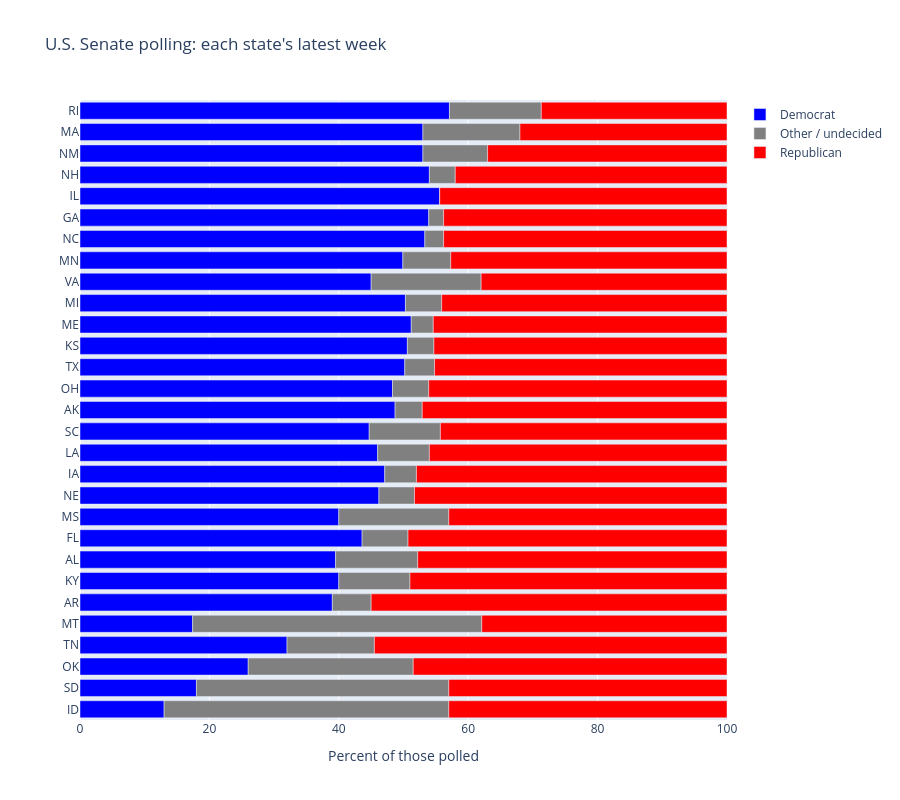

The cell this chart's notebook holds for it:
### Code cell
# bar graph method in plotly library
fig = px.bar(
    senate_sorted,
    x=["Democrat", "Other / undecided", "Republican"],   # a list of columns: each one becomes a segment, stacked left to right
    y="state",                                           # one bar for each state
    orientation="h",                                     # "h" for horizontal bars
    color_discrete_map=colors,                           # which color goes with which segment
    labels={"value": "Percent", "state": "State"},       # px calls the length of each segment "value" in the hover box
    hover_data={"polls": True, "latest": True},          # also show the number of polls and the latest poll date
    height=800,                                          # tall enough for 29 bars
    title="U.S. Senate polling: each state's latest week",
)

fig.update_layout(
    legend_title_text="",                  # remove the legend's default title
    xaxis_title="Percent of those polled",
    xaxis_range=[0, 100],                  # always show the full 0 to 100 percent
    yaxis_title="",
    yaxis={"dtick": 1},                    # label every bar (otherwise Plotly may label every other one)
)

fig.show()

### Figure 1 — Plotly figure (JSON) as saved in the notebook; plotly's stock layout.template omitted (floating-point values rounded to 4 significant figures)
{"data": [{"customdata": [[1, "2026-07-30"], [1, "2026-05-30"], [1, "2026-08-06"], [1, "2026-08-26"], [3, "2026-10-23"], [1, "2026-10-28"], [1, "2026-08-27"], [1, "2026-10-24"], [7, "2026-10-30"], [1, "2026-10-22"], [4, "2026-10-29"], [4, "2026-11-01"], [2, "2026-10-31"], [5, "2026-10-29"], [2, "2026-10-30"], [6, "2026-11-01"], [11, "2026-11-01"], [5, "2026-11-01"], [5, "2026-11-01"], [5, "2026-11-01"], [1, "2025-01-15"], [4, "2026-11-01"], [3, "2026-10-29"], [3, "2026-10-23"], [1, "2026-10-30"], [1, "2026-10-31"], [1, "2026-10-09"], [1, "2026-10-31"], [2, "2026-10-11"]], "hovertemplate": "variable=Democrat<br>Percent=%{x}<br>State=%{y}<br>polls=%{customdata[0]}<br>latest=%{customdata[1]}<extra></extra>", "legendgroup": "Democrat", "marker": {"color": "blue", "pattern": {"shape": ""}}, "name": "Democrat", "orientation": "h", "showlegend": true, "textposition": "auto", "type": "bar", "x": [13.0, 18.0, 26.0, 32.0, 17.4, 39.0, 40.0, 39.5, 43.6, 40.0, 46.2, 47.1, 46.0, 44.7, 48.7, 48.3, 50.2, 50.6, 51.2, 50.3, 45.0, 49.9, 53.3, 53.9, 55.6, 54.0, 53.0, 53.0, 57.1], "xaxis": "x", "y": ["ID", "SD", "OK", "TN", "MT", "AR", "KY", "AL", "FL", "MS", "NE", "IA", "LA", "SC", "AK", "OH", "TX", "KS", "ME", "MI", "VA", "MN", "NC", "GA", "IL", "NH", "NM", "MA", "RI"], "yaxis": "y"}, {"customdata": [[1, "2026-07-30"], [1, "2026-05-30"], [1, "2026-08-06"], [1, "2026-08-26"], [3, "2026-10-23"], [1, "2026-10-28"], [1, "2026-08-27"], [1, "2026-10-24"], [7, "2026-10-30"], [1, "2026-10-22"], [4, "2026-10-29"], [4, "2026-11-01"], [2, "2026-10-31"], [5, "2026-10-29"], [2, "2026-10-30"], [6, "2026-11-01"], [11, "2026-11-01"], [5, "2026-11-01"], [5, "2026-11-01"], [5, "2026-11-01"], [1, "2025-01-15"], [4, "2026-11-01"], [3, "2026-10-29"], [3, "2026-10-23"], [1, "2026-10-30"], [1, "2026-10-31"], [1, "2026-10-09"], [1, "2026-10-31"], [2, "2026-10-11"]], "hovertemplate": "variable=Other / undecided<br>Percent=%{x}<br>State=%{y}<br>polls=%{customdata[0]}<br>latest=%{customdata[1]}<extra></extra>", "legendgroup": "Other / undecided", "marker": {"color": "grey", "pattern": {"shape": ""}}, "name": "Other / undecided", "orientation": "h", "showlegend": true, "textposition": "auto", "type": "bar", "x": [44.0, 39.0, 25.5, 13.5, 44.7, 6.0, 11.0, 12.7, 7.1, 17.0, 5.5, 4.9, 8.0, 11.0, 4.2, 5.6, 4.6, 4.1, 3.4, 5.6, 17.0, 7.4, 2.9, 2.3, 0.0, 4.0, 10.0, 15.0, 14.2], "xaxis": "x", "y": ["ID", "SD", "OK", "TN", "MT", "AR", "KY", "AL", "FL", "MS", "NE", "IA", "LA", "SC", "AK", "OH", "TX", "KS", "ME", "MI", "VA", "MN", "NC", "GA", "IL", "NH", "NM", "MA", "RI"], "yaxis": "y"}, {"customdata": [[1, "2026-07-30"], [1, "2026-05-30"], [1, "2026-08-06"], [1, "2026-08-26"], [3, "2026-10-23"], [1, "2026-10-28"], [1, "2026-08-27"], [1, "2026-10-24"], [7, "2026-10-30"], [1, "2026-10-22"], [4, "2026-10-29"], [4, "2026-11-01"], [2, "2026-10-31"], [5, "2026-10-29"], [2, "2026-10-30"], [6, "2026-11-01"], [11, "2026-11-01"], [5, "2026-11-01"], [5, "2026-11-01"], [5, "2026-11-01"], [1, "2025-01-15"], [4, "2026-11-01"], [3, "2026-10-29"], [3, "2026-10-23"], [1, "2026-10-30"], [1, "2026-10-31"], [1, "2026-10-09"], [1, "2026-10-31"], [2, "2026-10-11"]], "hovertemplate": "variable=Republican<br>Percent=%{x}<br>State=%{y}<br>polls=%{customdata[0]}<br>latest=%{customdata[1]}<extra></extra>", "legendgroup": "Republican", "marker": {"color": "red", "pattern": {"shape": ""}}, "name": "Republican", "orientation": "h", "showlegend": true, "textposition": "auto", "type": "bar", "x": [43.0, 43.0, 48.5, 54.5, 37.9, 55.0, 49.0, 47.8, 49.3, 43.0, 48.3, 48.0, 46.0, 44.3, 47.1, 46.1, 45.2, 45.3, 45.4, 44.1, 38.0, 42.7, 43.8, 43.8, 44.4, 42.0, 37.0, 32.0, 28.7], "xaxis": "x", "y": ["ID", "SD", "OK", "TN", "MT", "AR", "KY", "AL", "FL", "MS", "NE", "IA", "LA", "SC", "AK", "OH", "TX", "KS", "ME", "MI", "VA", "MN", "NC", "GA", "IL", "NH", "NM", "MA", "RI"], "yaxis": "y"}], "layout": {"barmode": "relative", "height": 800, "legend": {"title": {"text": ""}, "tracegroupgap": 0}, "title": {"text": "U.S. Senate polling: each state's latest week"}, "xaxis": {"anchor": "y", "domain": [0, 1], "range": [0, 100], "title": {"text": "Percent of those polled"}}, "yaxis": {"anchor": "x", "domain": [0, 1], "dtick": 1, "title": {"text": ""}}}}
